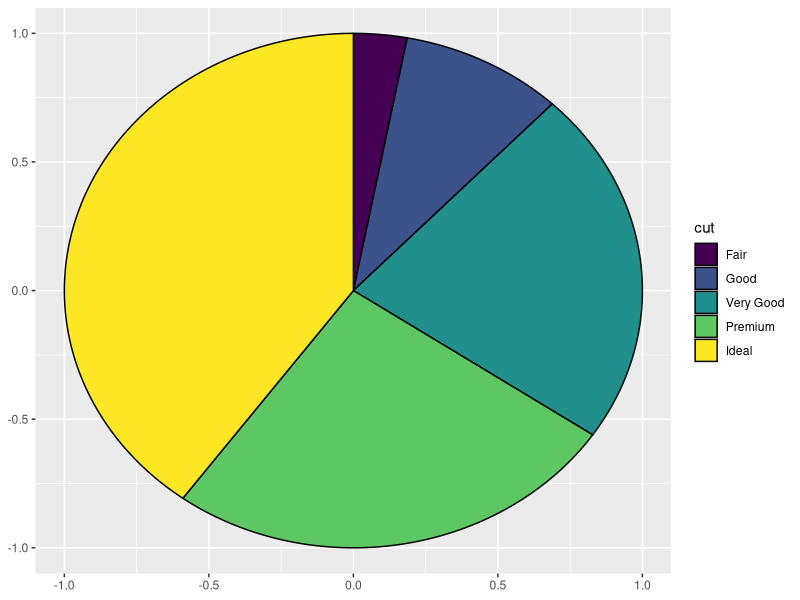
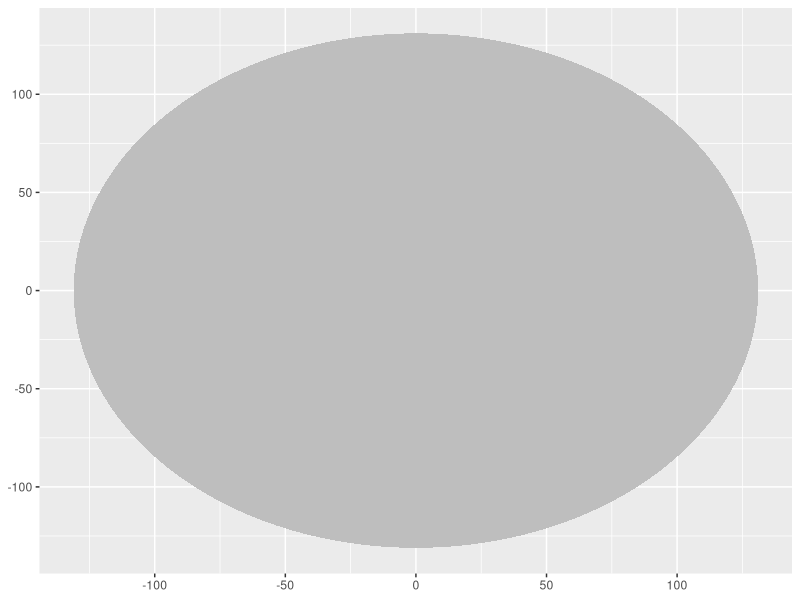
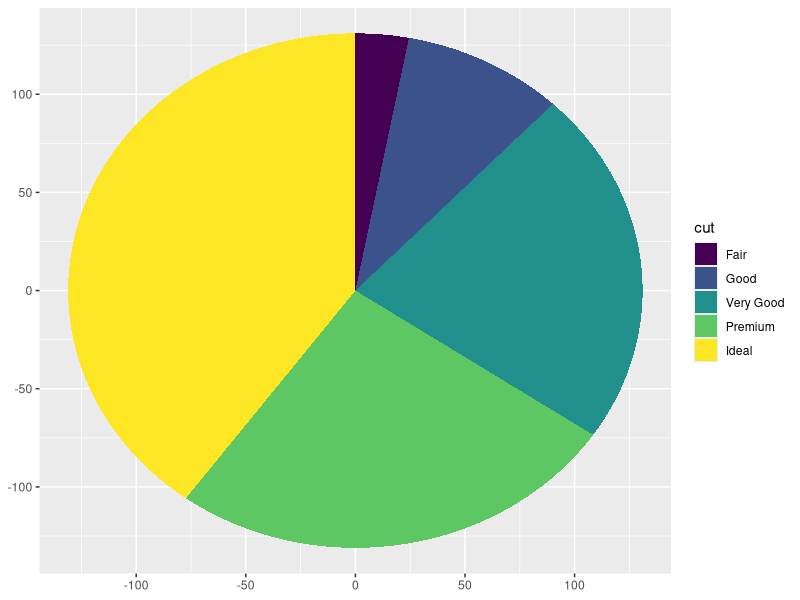
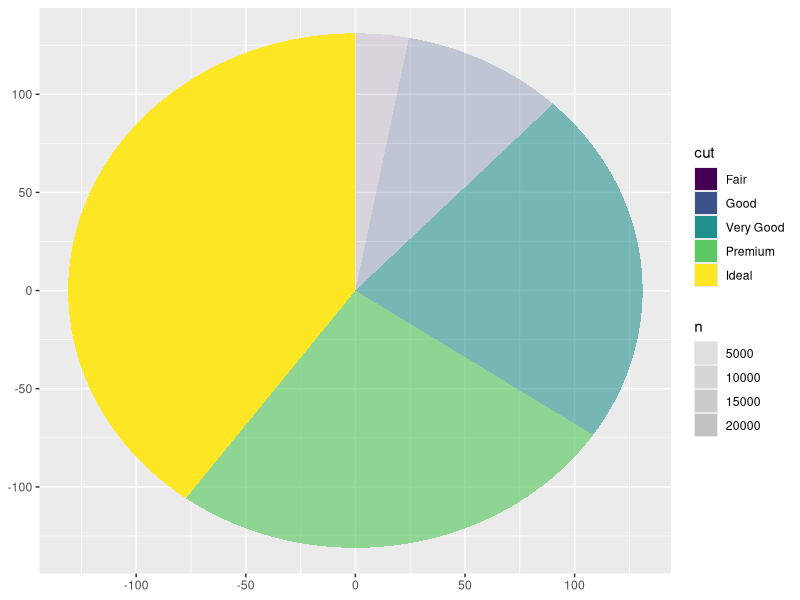
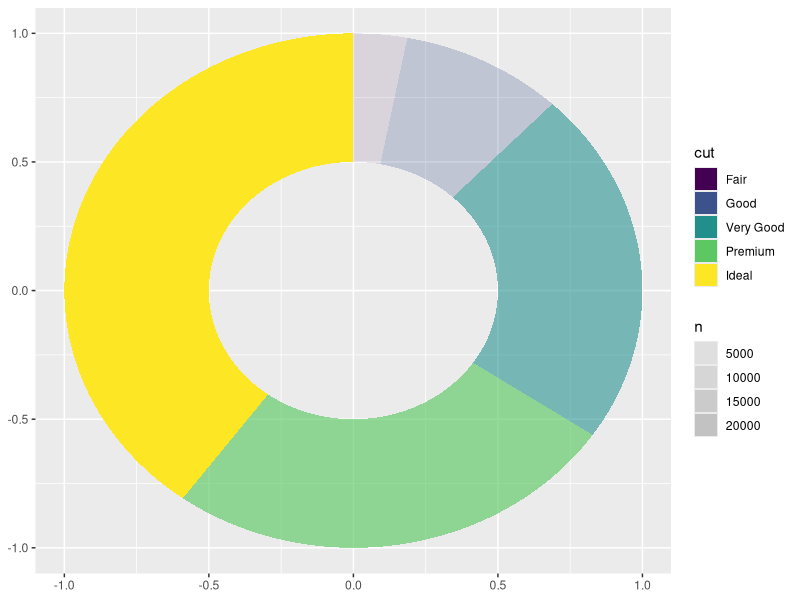
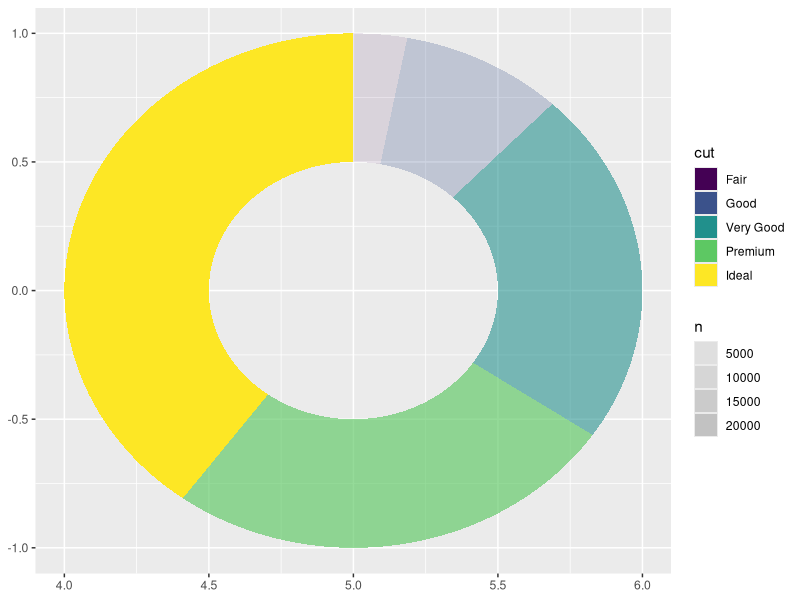
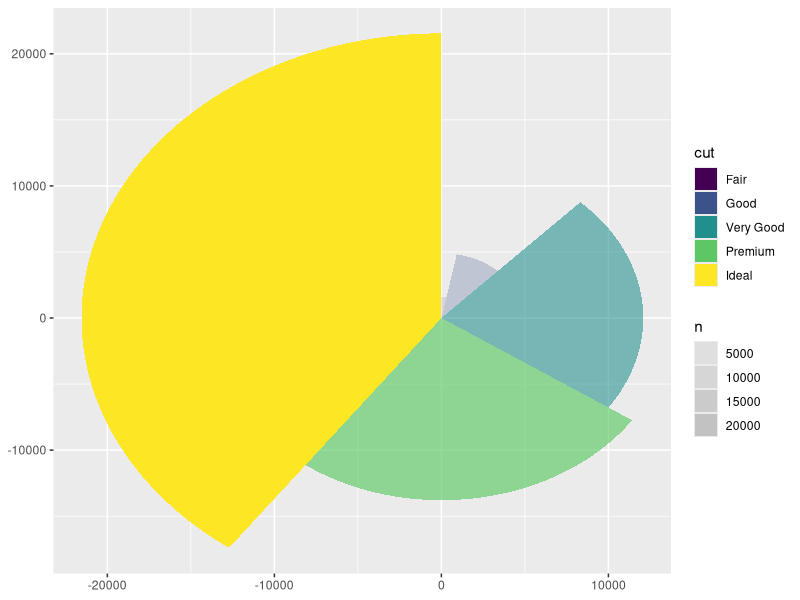
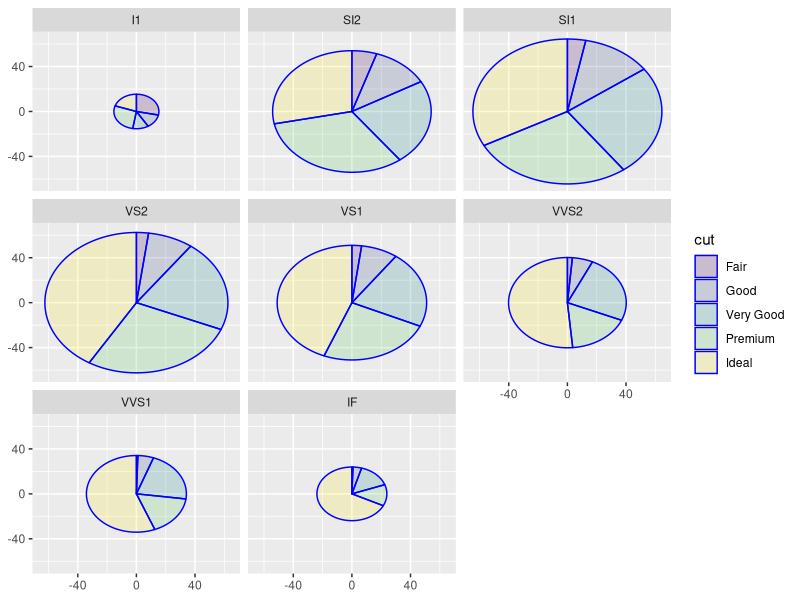

The R script that drew these images, in order:
## ---- chunk 1
knitr::opts_chunk$set(echo = TRUE)
options(tidyverse.quiet = TRUE)
## ---- chunk 2
library(ggplot2)
library(tidyverse)
diamonds %>% 
  count(cut) %>% 
  ggplot() + 
  aes(amount = n, r0 = 0, r = 1, fill = cut, x0 = 0, y0 = 0) + 
  ggforce::stat_pie()

## ---- chunk 3
compute_panel_wedge <- function(data, scales, n = 360, sep = 0){
  
  # defaulting aesthetics, instead of requiring
  if(!("x0" %in% names(data))){data$x0 <- 0}
  if(!("y0" %in% names(data))){data$y0 <- 0}
  if(!("r0" %in% names(data))){data$r0 <- 0}
  if(!("r" %in% names(data))) {data$r  <- sqrt(sum(data$amount)/pi)} # area will be equal to amount
  
  # maybe change 'amount' to 'weight'?
  
  
  # piggybacking from StatPie
  ggforce::StatPie$compute_panel(data, scales = scales, n = n, sep = sep)
  
}
## ---- chunk 4
#     For reference... showing the abreviated ggforce::StatPie 
#     StatPie <- ggproto('StatPie', Stat,
#       compute_panel = function(data, scales, n = 360, sep = 0) {.......},
#       required_aes = c('x0', 'y0', 'r0', 'r', 'amount'),
#       default_aes = aes(explode = NULL)
#     )

StatWedge <- ggplot2::ggproto(
  `_class` = 'StatWedge', 
  `_inherit` = ggplot2::Stat,
  compute_panel = compute_panel_wedge,
  required_aes = c('amount'),
  default_aes = ggplot2::aes(x0 = NULL, y0 = NULL, 
                             r0 = NULL, r = NULL, 
                             explode = NULL)
)

# Gentle modification from ggforce::GeomArcBar, changing color (was black) and fill (was NA) defaults 
GeomArcWedge <- ggplot2::ggproto('GeomArcWedge', ggforce::GeomShape,
  default_aes = ggforce:::combine_aes(ggforce::GeomShape$default_aes, 
                                      ggplot2::aes(colour = NA, fill = "grey"))
)


## ---- chunk 5
geom_wedge <- function(mapping = NULL, data = NULL, geom = 'arc_wedge',
                     position = 'identity', n = 360, sep = 0, na.rm = FALSE,
                     show.legend = NA, inherit.aes = TRUE, ...) {
  layer(
    stat = StatWedge, data = data, mapping = mapping, geom = geom,
    position = position, show.legend = show.legend, inherit.aes = inherit.aes,
    params = list(na.rm = na.rm, n = n, sep = sep, ...)
  )
}
## ---- chunk 6
library(tidyverse)
diamonds %>% 
  count(cut) %>% 
  ggplot() + 
  aes(amount = n) + 
  geom_wedge()

last_plot() + 
  aes(fill = cut)
  
last_plot() + 
  aes(alpha = n)

last_plot() + 
  aes(r0 = .5, r = 1)

last_plot() + 
  aes(x0 = 5)

last_plot() + 
  aes(r = n)

diamonds |>
  count(cut, clarity) |> 
  ggplot() + 
  facet_wrap(~clarity) +
  geom_wedge(color = "blue", alpha = .2) + 
  aes(amount = n, fill = cut)

last_plot() + 
  aes(r = 1) # back to unit circle...
## ---- chunk 7
Titanic %>% 
  data.frame() %>% 
  uncount(Freq) ->
tidyTitanic

tidyTitanic %>% 
  count(Sex, Survived) %>% 
  ungroup() %>% 
  ungroup() %>% ### Issue!!!!??
  ggplot() + 
  aes(amount = n, fill = Sex) + 
  geom_wedge()

last_plot() + 
  facet_wrap(~Sex)



## Bayesian thinking
# Given Female, prob survived
last_plot() + 
  aes(fill = Survived)

# Given Survived, prob female
last_plot() + 
  facet_wrap(~Survived) + 
  aes(fill = Sex)

last_plot() + 
  aes(explode = c(0,0, 5, 0))
